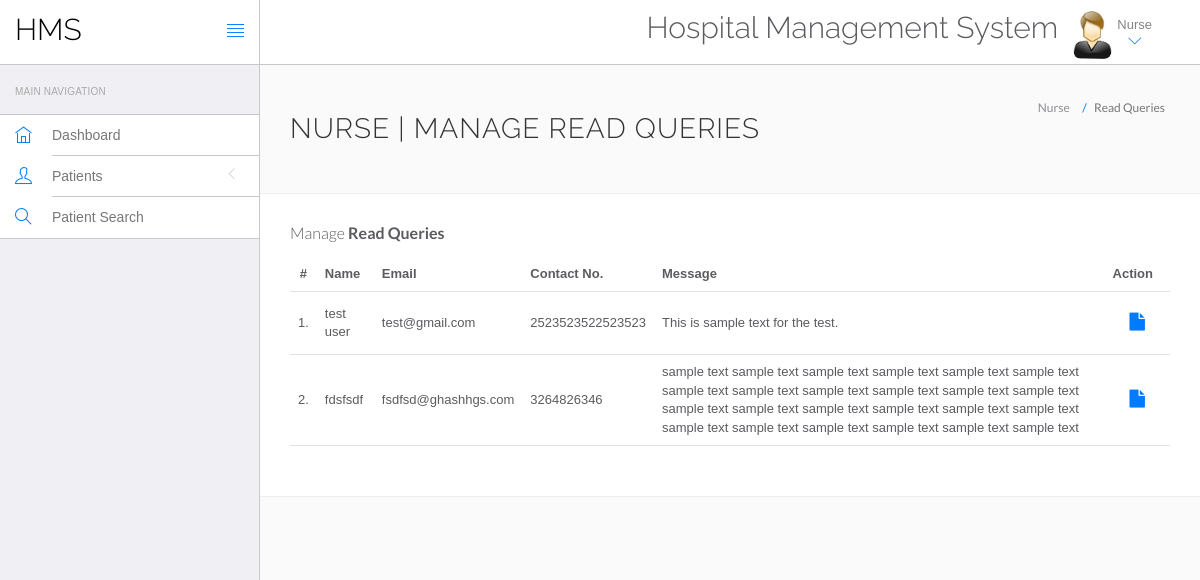
Screenshot of /hospital/hms/nurse/read-query.php (signed in) with the database file from the repository.
### tables this page shows
CREATE TABLE IF NOT EXISTS `tblcontactus` (
  `id` int NOT NULL AUTO_INCREMENT,
  `fullname` varchar(255) DEFAULT NULL,
  `email` varchar(255) DEFAULT NULL,
  `contactno` bigint DEFAULT NULL,
  `message` mediumtext,
  `PostingDate` timestamp NULL DEFAULT CURRENT_TIMESTAMP,
  `AdminRemark` mediumtext,
  `LastupdationDate` timestamp NULL DEFAULT NULL ON UPDATE CURRENT_TIMESTAMP,
  `IsRead` int DEFAULT NULL,
  PRIMARY KEY (`id`)
);

### hospital/hms/nurse/read-query.php (the view, shortened to what this page needs)
<?php
include('../admin/include/config.php');
?>
<?php include('head.php') ?>
	<body>
		<div id="app">
<?php include('include/sidebar.php');?>
			<div class="app-content">
						<?php include('include/header.php');?>
				<div class="main-content" >
					<div class="wrap-content container" id="container">
						<section id="page-title">
							<div class="row">
								<div class="col-sm-8">
									<h1 class="mainTitle">Nurse | Manage Read Queries</h1>
																	</div>
								<ol class="breadcrumb">
									<li>
										<span>Nurse</span>
									</li>
									<li class="active">
										<span>Read Queries</span>
									</li>
								</ol>
							</div>
						</section>
						<div class="container-fluid container-fullw bg-white">
									<div class="row">
								<div class="col-md-12">
									<h5 class="over-title margin-bottom-15">Manage <span class="text-bold">Read Queries</span></h5>
									<table class="table table-hover" id="sample-table-1">
										<thead>
											<tr>
												<th class="center">#</th>
												<th>Name</th>
												<th class="hidden-xs">Email</th>
												<th>Contact No. </th>
												<th>Message </th>
												<th>Action</th>
											</tr>
										</thead>
										<tbody>
<?php
$sql=mysqli_query($con,"select * from tblcontactus where IsRead is not null");
$cnt=1;
while($row=mysqli_fetch_array($sql))
{
?>
											<tr>
												<td class="center"><?php echo $cnt;?>.</td>
												<td class="hidden-xs"><?php echo $row['fullname'];?></td>
												<td><?php echo $row['email'];?></td>
												<td><?php echo $row['contactno'];?></td>
												<td><?php echo $row['message'];?></td>
												<td >
												<div class="visible-md visible-lg hidden-sm hidden-xs">
							<a href="query-details.php?id=<?php echo $row['id'];?>" class="btn btn-transparent btn-lg" title="View Details"><i class="fa fa-file"></i></a>
												</div>
												</td>
											</tr>
											<?php
$cnt=$cnt+1;
											 }?>
										</tbody>
									</table>
								</div>
							</div>
								</div>
							</div>
						</div>
					</div>
				</div>
	</body>
</html>

### hospital/hms/admin/assets/css/themes/theme-1.css (style rules this page uses)
body { background: #FAFAFA; }

### rows the page displays
tblcontactus: fullname "test user", email "test@gmail.com", contactno "2523523522523523", message "This is sample text for the test."
tblcontactus: fullname "fdsfsdf", email "fsdfsd@ghashhgs.com", contactno "3264826346", message "sample text sample text sample text sample text sample text sample text sample text sample text sample text sample text sample text sample text sample text sample text sample text sample text sample text sample text sample text sample text sample text sample text sample text sample text"
